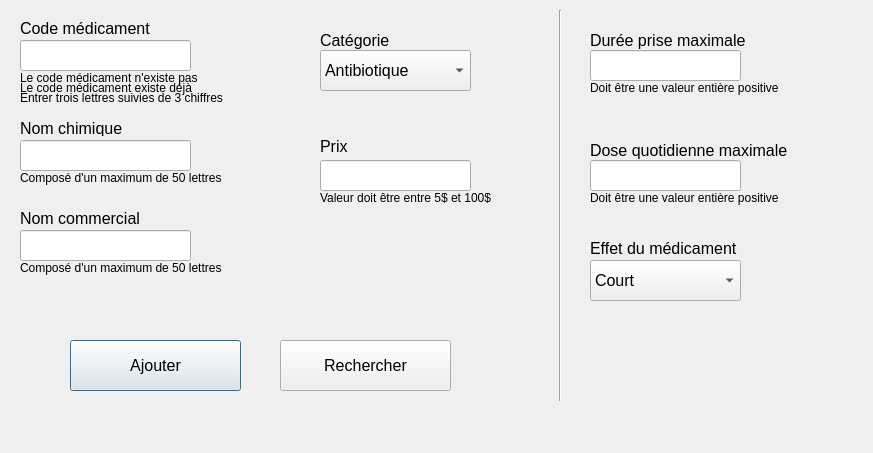
<?xml version="1.0" encoding="UTF-8"?>
<ui version="4.0">
 <class>Dialog</class>
 <widget class="QDialog" name="Dialog">
  <property name="geometry">
   <rect>
    <x>0</x>
    <y>0</y>
    <width>873</width>
    <height>453</height>
   </rect>
  </property>
  <property name="windowTitle">
   <string>Dialog</string>
  </property>
  <widget class="QLabel" name="label_code_medicament">
   <property name="geometry">
    <rect>
     <x>20</x>
     <y>20</y>
     <width>141</width>
     <height>16</height>
    </rect>
   </property>
   <property name="font">
    <font>
     <pointsize>12</pointsize>
    </font>
   </property>
   <property name="text">
    <string>Code médicament</string>
   </property>
  </widget>
  <widget class="QLineEdit" name="lineEdit_code_medicament">
   <property name="geometry">
    <rect>
     <x>20</x>
     <y>40</y>
     <width>171</width>
     <height>31</height>
    </rect>
   </property>
  </widget>
  <widget class="QLabel" name="labelErreur_existe_pas">
   <property name="geometry">
    <rect>
     <x>20</x>
     <y>70</y>
     <width>191</width>
     <height>16</height>
    </rect>
   </property>
   <property name="font">
    <font>
     <pointsize>9</pointsize>
    </font>
   </property>
   <property name="text">
    <string>Le code médicament n'existe pas</string>
   </property>
  </widget>
  <widget class="QLabel" name="labelErreur_existe">
   <property name="geometry">
    <rect>
     <x>20</x>
     <y>80</y>
     <width>181</width>
     <height>16</height>
    </rect>
   </property>
   <property name="font">
    <font>
     <pointsize>9</pointsize>
    </font>
   </property>
   <property name="text">
    <string>Le code médicament existe déjà</string>
   </property>
  </widget>
  <widget class="QLabel" name="labelErreur_code_medicament">
   <property name="geometry">
    <rect>
     <x>20</x>
     <y>90</y>
     <width>231</width>
     <height>16</height>
    </rect>
   </property>
   <property name="font">
    <font>
     <pointsize>9</pointsize>
    </font>
   </property>
   <property name="text">
    <string>Entrer trois lettres suivies de 3 chiffres</string>
   </property>
  </widget>
  <widget class="QLabel" name="label_nom_chimique">
   <property name="geometry">
    <rect>
     <x>20</x>
     <y>120</y>
     <width>111</width>
     <height>16</height>
    </rect>
   </property>
   <property name="font">
    <font>
     <pointsize>12</pointsize>
    </font>
   </property>
   <property name="text">
    <string>Nom chimique</string>
   </property>
  </widget>
  <widget class="QLineEdit" name="lineEdit_nom_chimique">
   <property name="geometry">
    <rect>
     <x>20</x>
     <y>140</y>
     <width>171</width>
     <height>31</height>
    </rect>
   </property>
  </widget>
  <widget class="QLabel" name="labelErreur_nom_chimique">
   <property name="geometry">
    <rect>
     <x>20</x>
     <y>170</y>
     <width>211</width>
     <height>16</height>
    </rect>
   </property>
   <property name="font">
    <font>
     <pointsize>9</pointsize>
    </font>
   </property>
   <property name="text">
    <string>Composé d'un maximum de 50 lettres</string>
   </property>
  </widget>
  <widget class="QLabel" name="label_nom_commercial">
   <property name="geometry">
    <rect>
     <x>20</x>
     <y>210</y>
     <width>121</width>
     <height>16</height>
    </rect>
   </property>
   <property name="font">
    <font>
     <pointsize>12</pointsize>
    </font>
   </property>
   <property name="text">
    <string>Nom commercial</string>
   </property>
  </widget>
  <widget class="QLineEdit" name="lineEdit_nom_commercial">
   <property name="geometry">
    <rect>
     <x>20</x>
     <y>230</y>
     <width>171</width>
     <height>31</height>
    </rect>
   </property>
  </widget>
  <widget class="QLabel" name="labelErreur_nom_commercial">
   <property name="geometry">
    <rect>
     <x>20</x>
     <y>260</y>
     <width>211</width>
     <height>16</height>
    </rect>
   </property>
   <property name="font">
    <font>
     <pointsize>9</pointsize>
    </font>
   </property>
   <property name="text">
    <string>Composé d'un maximum de 50 lettres</string>
   </property>
  </widget>
  <widget class="QLabel" name="label_categorie">
   <property name="geometry">
    <rect>
     <x>320</x>
     <y>30</y>
     <width>91</width>
     <height>21</height>
    </rect>
   </property>
   <property name="font">
    <font>
     <pointsize>12</pointsize>
    </font>
   </property>
   <property name="text">
    <string>Catégorie</string>
   </property>
  </widget>
  <widget class="QComboBox" name="comboBox_categorie">
   <property name="geometry">
    <rect>
     <x>320</x>
     <y>50</y>
     <width>151</width>
     <height>41</height>
    </rect>
   </property>
   <property name="font">
    <font>
     <pointsize>12</pointsize>
    </font>
   </property>
   <item>
    <property name="text">
     <string>Antibiotique</string>
    </property>
   </item>
   <item>
    <property name="text">
     <string>Analgésique</string>
    </property>
   </item>
   <item>
    <property name="text">
     <string>Corticoïde</string>
    </property>
   </item>
  </widget>
  <widget class="QLabel" name="label_prix">
   <property name="geometry">
    <rect>
     <x>320</x>
     <y>140</y>
     <width>47</width>
     <height>13</height>
    </rect>
   </property>
   <property name="font">
    <font>
     <pointsize>12</pointsize>
    </font>
   </property>
   <property name="text">
    <string>Prix</string>
   </property>
  </widget>
  <widget class="QLineEdit" name="lineEdit_prix">
   <property name="geometry">
    <rect>
     <x>320</x>
     <y>160</y>
     <width>151</width>
     <height>31</height>
    </rect>
   </property>
  </widget>
  <widget class="QLabel" name="labelErreur_prix">
   <property name="geometry">
    <rect>
     <x>320</x>
     <y>190</y>
     <width>191</width>
     <height>16</height>
    </rect>
   </property>
   <property name="font">
    <font>
     <pointsize>9</pointsize>
    </font>
   </property>
   <property name="text">
    <string>Valeur doit être entre 5$ et 100$</string>
   </property>
  </widget>
  <widget class="QPushButton" name="pushButton_ajouter">
   <property name="geometry">
    <rect>
     <x>70</x>
     <y>340</y>
     <width>171</width>
     <height>51</height>
    </rect>
   </property>
   <property name="font">
    <font>
     <pointsize>12</pointsize>
    </font>
   </property>
   <property name="text">
    <string>Ajouter</string>
   </property>
  </widget>
  <widget class="QPushButton" name="pushButton_rechercher">
   <property name="geometry">
    <rect>
     <x>280</x>
     <y>340</y>
     <width>171</width>
     <height>51</height>
    </rect>
   </property>
   <property name="font">
    <font>
     <pointsize>12</pointsize>
    </font>
   </property>
   <property name="text">
    <string>Rechercher</string>
   </property>
  </widget>
  <widget class="Line" name="line">
   <property name="geometry">
    <rect>
     <x>550</x>
     <y>10</y>
     <width>20</width>
     <height>391</height>
    </rect>
   </property>
   <property name="orientation">
    <enum>Qt::Vertical</enum>
   </property>
  </widget>
  <widget class="QLabel" name="label_duree_prise_max">
   <property name="geometry">
    <rect>
     <x>590</x>
     <y>30</y>
     <width>171</width>
     <height>21</height>
    </rect>
   </property>
   <property name="font">
    <font>
     <pointsize>12</pointsize>
    </font>
   </property>
   <property name="text">
    <string>Durée prise maximale</string>
   </property>
  </widget>
  <widget class="QLineEdit" name="lineEdit_duree_prise_max">
   <property name="geometry">
    <rect>
     <x>590</x>
     <y>50</y>
     <width>151</width>
     <height>31</height>
    </rect>
   </property>
  </widget>
  <widget class="QLabel" name="label_dose_quot_max">
   <property name="geometry">
    <rect>
     <x>590</x>
     <y>140</y>
     <width>201</width>
     <height>21</height>
    </rect>
   </property>
   <property name="font">
    <font>
     <pointsize>12</pointsize>
    </font>
   </property>
   <property name="text">
    <string>Dose quotidienne maximale</string>
   </property>
  </widget>
  <widget class="QLineEdit" name="lineEdit_dose_quot_max">
   <property name="geometry">
    <rect>
     <x>590</x>
     <y>160</y>
     <width>151</width>
     <height>31</height>
    </rect>
   </property>
  </widget>
  <widget class="QLabel" name="labelErreur_duree_prise_max">
   <property name="geometry">
    <rect>
     <x>590</x>
     <y>80</y>
     <width>211</width>
     <height>16</height>
    </rect>
   </property>
   <property name="font">
    <font>
     <pointsize>9</pointsize>
    </font>
   </property>
   <property name="text">
    <string>Doit être une valeur entière positive</string>
   </property>
  </widget>
  <widget class="QLabel" name="labelErreur_dose_quot_max">
   <property name="geometry">
    <rect>
     <x>590</x>
     <y>190</y>
     <width>211</width>
     <height>16</height>
    </rect>
   </property>
   <property name="font">
    <font>
     <pointsize>9</pointsize>
    </font>
   </property>
   <property name="text">
    <string>Doit être une valeur entière positive</string>
   </property>
  </widget>
  <widget class="QLabel" name="label_effet_medic">
   <property name="geometry">
    <rect>
     <x>590</x>
     <y>240</y>
     <width>171</width>
     <height>16</height>
    </rect>
   </property>
   <property name="font">
    <font>
     <pointsize>12</pointsize>
    </font>
   </property>
   <property name="text">
    <string>Effet du médicament</string>
   </property>
  </widget>
  <widget class="QComboBox" name="comboBox_effet_medic">
   <property name="geometry">
    <rect>
     <x>590</x>
     <y>260</y>
     <width>151</width>
     <height>41</height>
    </rect>
   </property>
   <property name="font">
    <font>
     <pointsize>12</pointsize>
    </font>
   </property>
   <item>
    <property name="text">
     <string>Court</string>
    </property>
   </item>
   <item>
    <property name="text">
     <string>Intermédiaire</string>
    </property>
   </item>
   <item>
    <property name="text">
     <string>Prolongé</string>
    </property>
   </item>
  </widget>
 </widget>
 <resources/>
 <connections/>
</ui>
